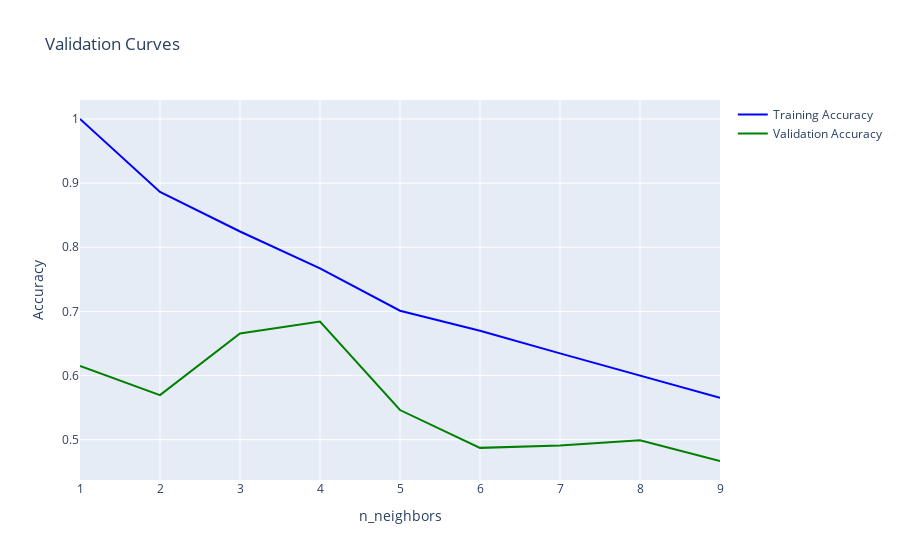

The notebook cell saved with this chart:
### Code cell
param_range = np.arange(1, 10, 1)
#clf = RandomForestRegressor(max_features='sqrt',max_depth=11,min_samples_leaf=2,min_samples_split=9,random_state=42)
clf = KNeighborsRegressor()
plot_validation_curves(clf, X_train, Y_train, "n_neighbors", param_range, 5)

### Figure 1 — Plotly figure (JSON) as saved in the notebook; plotly's stock layout.template omitted (floating-point values rounded to 4 significant figures)
{"data": [{"line": {"color": "Blue"}, "mode": "lines", "name": "Training Accuracy", "type": "scatter", "x": [1, 2, 3, 4, 5, 6, 7, 8, 9], "y": [1, 0.8864, 0.8246, 0.767, 0.701, 0.6697, 0.6345, 0.5999, 0.5652]}, {"line": {"color": "Green"}, "mode": "lines", "name": "Validation Accuracy", "type": "scatter", "x": [1, 2, 3, 4, 5, 6, 7, 8, 9], "y": [0.6149, 0.5694, 0.6655, 0.6843, 0.5462, 0.4872, 0.4911, 0.4992, 0.4667]}], "layout": {"autosize": true, "title": {"text": "Validation Curves"}, "xaxis": {"autorange": true, "range": [1, 9], "title": {"text": "n_neighbors"}, "type": "linear"}, "yaxis": {"autorange": true, "range": [0.4371, 1.03], "title": {"text": "Accuracy"}, "type": "linear"}}}
